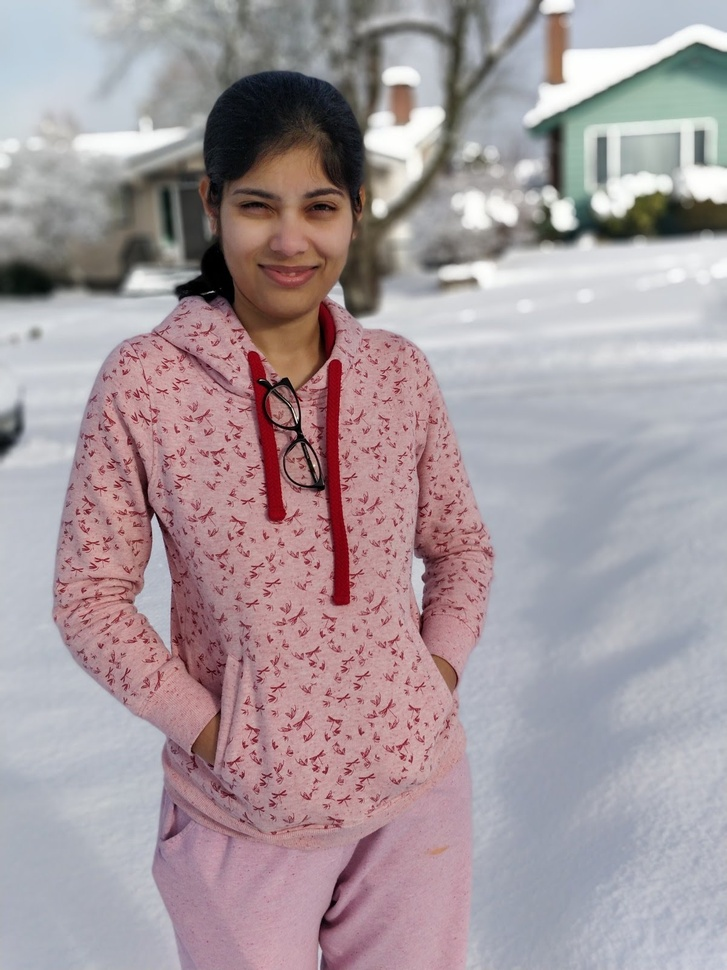
#> input picture faceRecognition/training-data/s1/IMG-20180224-WA0004.jpg, 727 x 970 px, shrunk from 1200 x 1600 before the run
$ jupyter execute --allow-errors OpenCV-Face-Recognition-Python.ipynb   (Python 2 division)
#> lines starting #> are read from the running program, lines starting #| are printed output that depends on the picture
[cell 1]
#import OpenCV module
import cv2
#import os module for reading training data directories and paths
import os
#import numpy to convert python lists to numpy arrays as
#it is needed by OpenCV face recognizers
import numpy as np

### Training Data

[cell 2]
#there is no label 0 in our training data so subject name for index/label 0 is empty
subjects = ["", "Elvis Presley"]

[cell 3]
#function to detect face using OpenCV
def detect_face(img):
    #convert the test image to gray image as opencv face detector expects gray images
    gray = cv2.cvtColor(img, cv2.COLOR_BGR2GRAY)

    #load OpenCV face detector, I am using LBP which is fast
    #there is also a more accurate but slow Haar classifier
    face_cascade = cv2.CascadeClassifier('opencv-files/lbpcascade_frontalface.xml')

    #let's detect multiscale (some images may be closer to camera than others) images
    #result is a list of faces
    faces = face_cascade.detectMultiScale(gray, scaleFactor=1.2, minNeighbors=5);

    #if no faces are detected then return original img
    if (len(faces) == 0):
        return None, None

    #under the assumption that there will be only one face,
    #extract the face area
    (x, y, w, h) = faces[0]

    #return only the face part of the image
    return gray[y:y+w, x:x+h], faces[0]

[cell 4]
#this function will read all persons' training images, detect face from each image
#and will return two lists of exactly same size, one list
# of faces and another list of labels for each face
def prepare_training_data(data_folder_path):

    #------STEP-1--------
    #get the directories (one directory for each subject) in data folder
#> called with data_folder_path = 'training-data'
    dirs = os.listdir(data_folder_path)

    #list to hold all subject faces
    faces = []
    #list to hold labels for all subjects
    labels = []

    #let's go through each directory and read images within it

        #our subject directories start with letter 's' so
        #ignore any non-relevant directories if any
    if not dirs[0].startswith("s"):
        print "Error!"

        #------STEP-2--------
        #extract label number of subject from dir_name
        #format of dir name = slabel
        #, so removing letter 's' from dir_name will give us label
    label = int(dirs[0].replace("s", ""))

        #build path of directory containin images for current subject subject
        #sample subject_dir_path = "training-data/s1"
    subject_dir_path = data_folder_path + "/" + dirs[0]

        #get the images names that are inside the given subject directory
    subject_images_names = os.listdir(subject_dir_path)

        #------STEP-3--------
        #go through each image name, read image,
        #detect face and add face to list of faces
    for image_name in subject_images_names:

            #ignore system files like .DS_Store
        if image_name.startswith("."):
                continue;

            #build image path
            #sample image path = training-data/s1/1.pgm
        image_path = subject_dir_path + "/" + image_name

        #read image
        image = cv2.imread(image_path)
#> image is the input picture: shape (970, 727, 3); mean B, G, R 157.6, 152.9, 166.1

        #display an image window to show the image
        cv2.imshow("Training on image...", image)
        cv2.waitKey(100)

        #detect face
        face, rect = detect_face(image)
#> in detect_face, `gray = cv2.cvtColor(img, cv2.COLOR_BGR2GRAY)`:
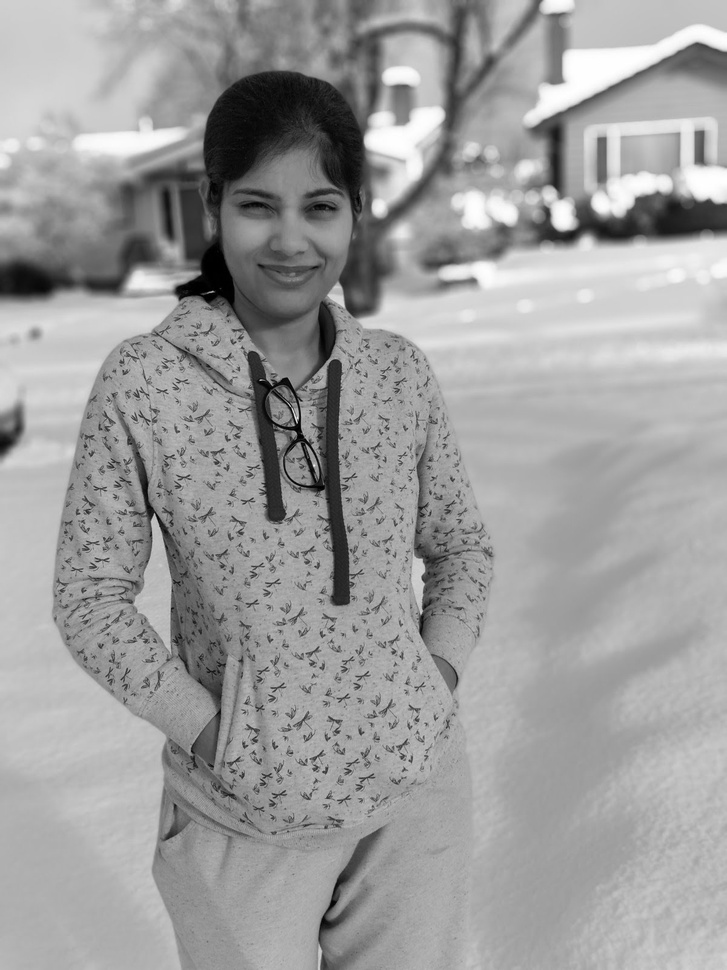
#> gray: shape (970, 727); min 0, max 255, mean 157.4
#> in detect_face, `faces = face_cascade.detectMultiScale(gray, scaleFactor=1.2, minNeighb..`: faces = [[210, 145, 164, 164]]
#> in detect_face, `(x, y, w, h) = faces[0]`: x = 210; y = 145; w = 164
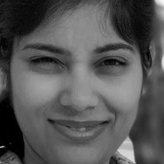
#> face: shape (164, 164); min 0, max 246, mean 86.1
#> rect = [210, 145, 164, 164]

            #------STEP-4--------
            #for the purpose of this tutorial
            #we will ignore faces that are not detected
        if face is not None:
            #add face to list of faces
            faces.append(face)
            #add label for this face
            labels.append(label)
#> pass 2 of the loop in prepare_training_data, `for image_name in subject_images_names:`:
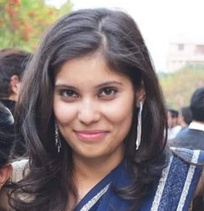
#> input picture faceRecognition/training-data/s1/IMG-20180425-WA0004.jpg, 204 x 211 px, shrunk from 336 x 348 before the run
#> in prepare_training_data, image is the input picture: shape (211, 204, 3); mean B, G, R 123.8, 123.1, 134.1
#> in detect_face (call 2), `gray = cv2.cvtColor(img, cv2.COLOR_BGR2GRAY)`:
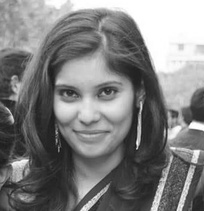
#> gray: shape (211, 204); min 21, max 255, mean 126.5
#> in detect_face (call 2), `faces = face_cascade.detectMultiScale(gray, scaleFactor=1.2, minNeighb..`: faces = [[41, 56, 100, 100]]
#> x = 41; y = 56; w = 100
#> in prepare_training_data, `face, rect = detect_face(image)`:
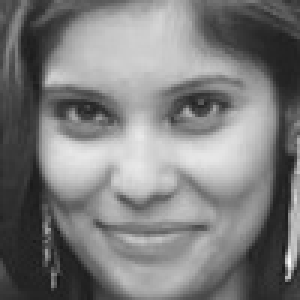
#> face: shape (100, 100) (shown 3 times larger); min 21, max 253, mean 124.3
#> in prepare_training_data, `face, rect = detect_face(image)`: rect = [41, 56, 100, 100]
#> pass 3 of the loop in prepare_training_data, `for image_name in subject_images_names:`:
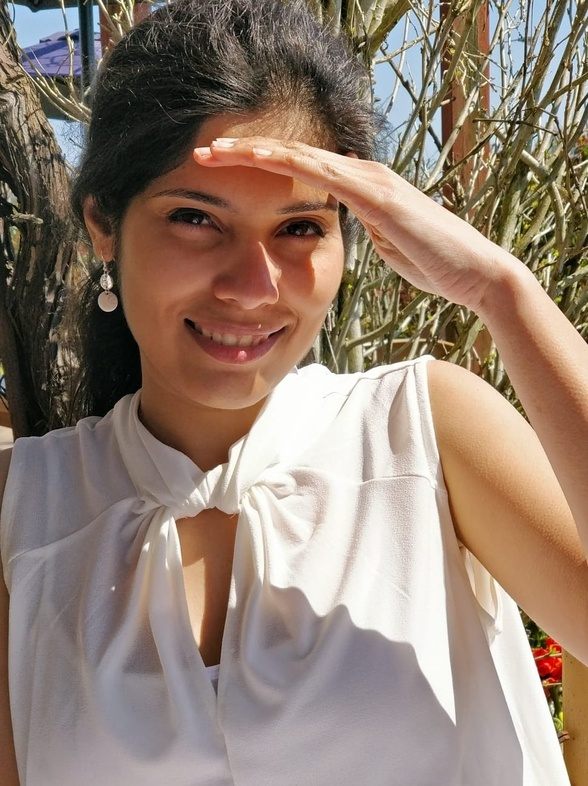
#> input picture faceRecognition/training-data/s1/IMG-20180427-WA0007.jpg, 588 x 786 px, shrunk from 970 x 1296 before the run
#> in prepare_training_data, image is the input picture: shape (786, 588, 3); mean B, G, R 114.5, 128.2, 147.1
#> in detect_face (call 3), `gray = cv2.cvtColor(img, cv2.COLOR_BGR2GRAY)`:
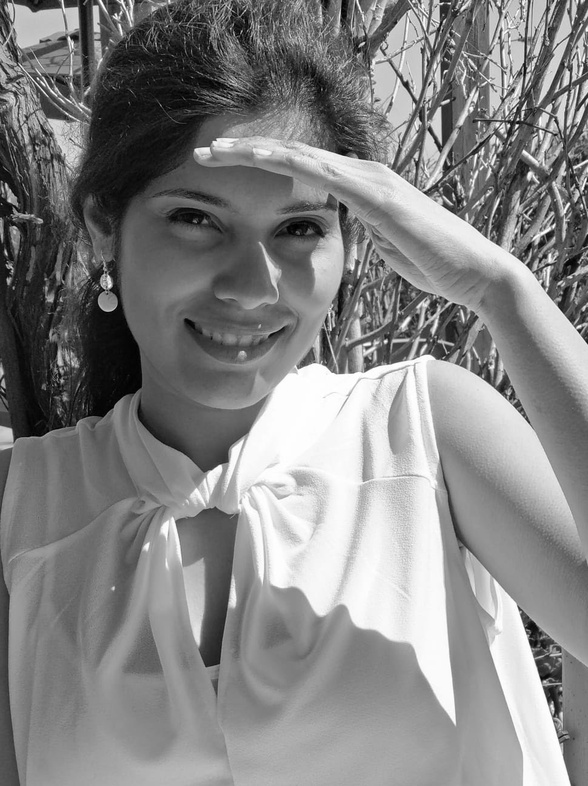
#> gray: shape (786, 588); min 0, max 255, mean 132.3
#> in detect_face (call 3), `faces = face_cascade.detectMultiScale(gray, scaleFactor=1.2, minNeighb..`: faces = ()

    cv2.destroyAllWindows()
    cv2.waitKey(1)
    cv2.destroyAllWindows()

    return faces, labels

[cell 5]
#let's first prepare our training data
#data will be in two lists of same size
#one list will contain all the faces
#and other list will contain respective labels for each face
print("Preparing data...")
faces, labels = prepare_training_data("training-data")
#> faces = 2 items; labels = [1, 1]
print("Data prepared")

#print total faces and labels
print("Total faces: ", len(faces))
#| Total faces:  2
print("Total labels: ", len(labels))
#| Total labels:  2

#> (a cell that did not finish here is left out)

#> (a cell that did not finish here is left out)

### Prediction

[cell 8]
#function to draw rectangle on image
#according to given (x, y) coordinates and
#given width and heigh
def draw_rectangle(img, rect):
    (x, y, w, h) = rect
    cv2.rectangle(img, (x, y), (x+w, y+h), (0, 255, 0), 2)

#function to draw text on give image starting from
#passed (x, y) coordinates.
def draw_text(img, text, x, y):
    cv2.putText(img, text, (x, y), cv2.FONT_HERSHEY_PLAIN, 1.5, (0, 255, 0), 2)

[cell 9]
#this function recognizes the person in image passed
#and draws a rectangle around detected face with name of the
#subject
def predict(test_img):
    #make a copy of the image as we don't want to chang original image
    img = test_img.copy()
    #detect face from the image
    face, rect = detect_face(img)

    #predict the image using our face recognizer
    label= face_recognizer.predict(face)
    #get name of respective label returned by face recognizer
    label_text = subjects[label]

    #draw a rectangle around face detected
    draw_rectangle(img, rect)
    #draw name of predicted person
    draw_text(img, label_text, rect[0], rect[1]-5)

    return img

[cell 10]
print("Predicting images...")

#load test images
test_img1 = cv2.imread("test-data/test1.jpg")
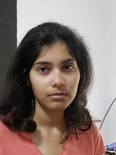
#> input picture faceRecognition/test-data/test1.jpg, 116 x 155 px, shrunk from 192 x 256 before the run
#> test_img1 is the input picture: shape (155, 116, 3); mean B, G, R 110.3, 116.6, 133.7
test_img2 = cv2.imread("test-data/test2.jpg")
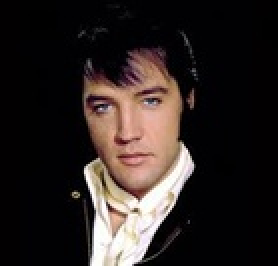
#> input picture faceRecognition/test-data/test2.jpg, 139 x 133 px, shrunk from 229 x 220 before the run (shown 2 times larger)
#> test_img2 is the input picture: shape (133, 139, 3); mean B, G, R 34.8, 36.8, 44.8

#perform a prediction
#> (the rest of this cell did not finish here and is left out)

#> in detect_face (call 4), `gray = cv2.cvtColor(img, cv2.COLOR_BGR2GRAY)`:
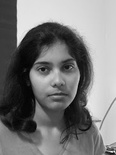
#> gray: shape (155, 116); min 2, max 244, mean 121.1
#> in detect_face (call 4), `faces = face_cascade.detectMultiScale(gray, scaleFactor=1.2, minNeighb..`: faces = [[24, 43, 64, 64]]
#> in detect_face (call 4), `(x, y, w, h) = faces[0]`: x = 24; y = 43; w = 64
#> in predict, `face, rect = detect_face(img)`:
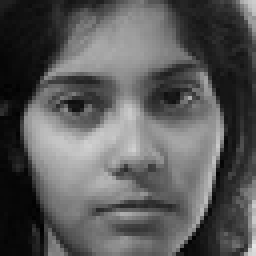
#> face: shape (64, 64) (shown 4 times larger); min 2, max 229, mean 89.4
#> in predict, `face, rect = detect_face(img)`: rect = [24, 43, 64, 64]
predicted_img2 = predict(test_img2)
print("Prediction complete")

#display both images
cv2.imshow(subjects[1], predicted_img1)
cv2.imshow(subjects[2], predicted_img2)
cv2.waitKey(0)
cv2.destroyAllWindows()
